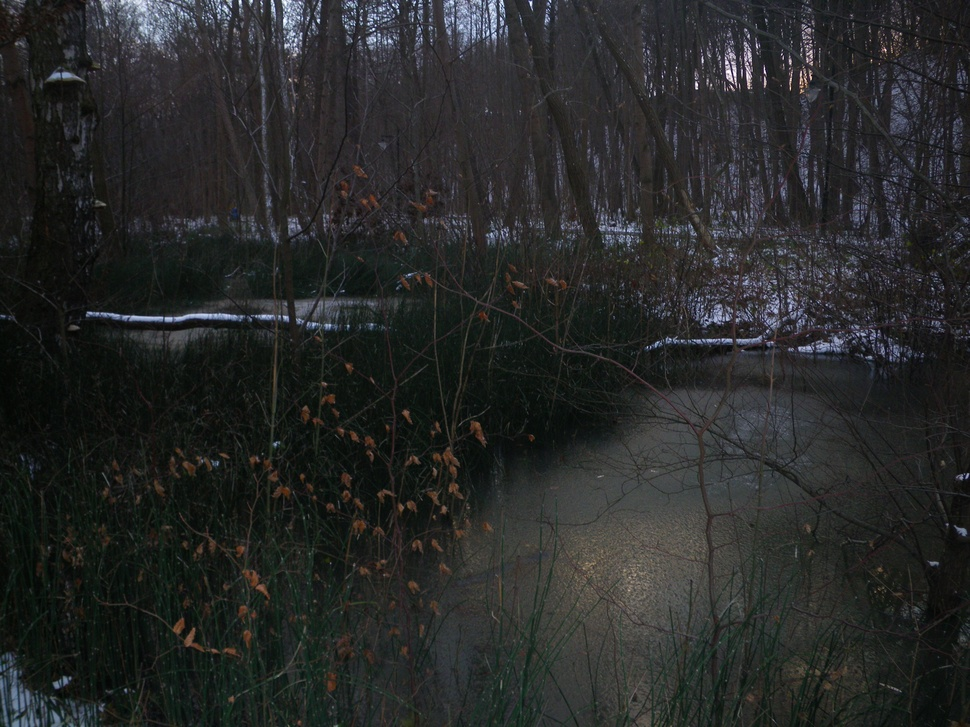
#> input picture images/input.JPG, 970 x 727 px, shrunk from 2592 x 1944 before the run
$ python bio_enhance.py
#> lines starting #> are read from the running program, lines starting #| are printed output that depends on the picture
import cv2 as cv

inputImage = cv.imread("images/input.JPG", -1)
#> inputImage is the input picture: shape (727, 970, 3); mean B, G, R 40.8, 41.3, 39.7
retina = cv.bioinspired_Retina.create((inputImage.shape[1], inputImage.shape[0]))

#retina.write('retinaParams.xml')
retina.setup('retinaParams.xml')

retina.run(inputImage)

#grab retina outputs
retinaOut_parvo = retina.getParvo()
retinaOut_magno = retina.getMagno()

#draw retina outputs
cv.imwrite('parvo.jpg', retinaOut_parvo)
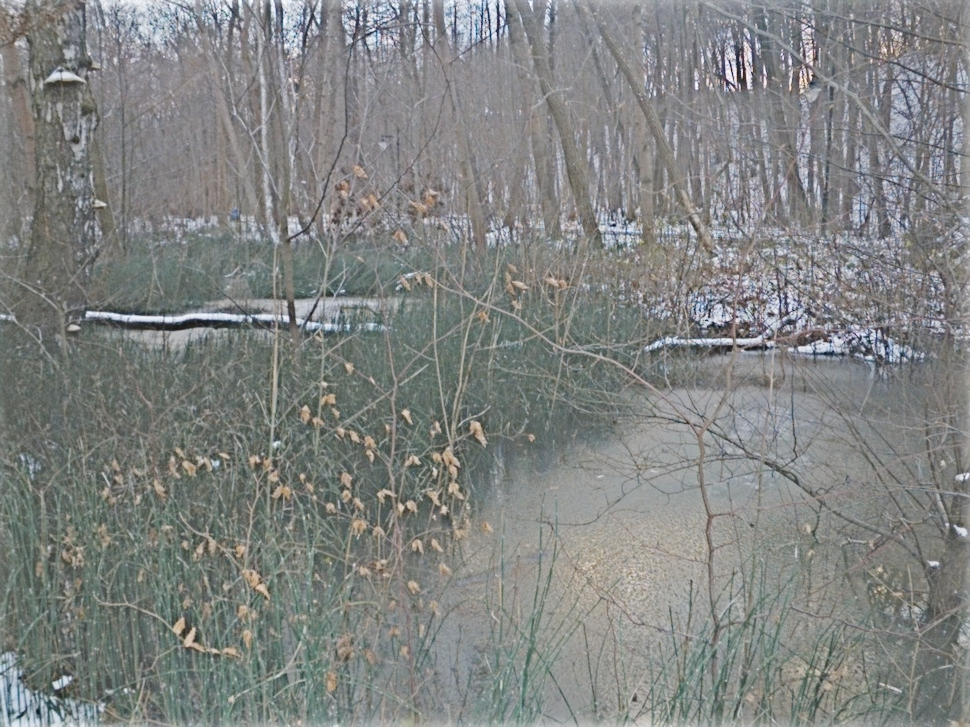
#> saved as parvo.jpg: shape (727, 970, 3); mean B, G, R 129.7, 131.2, 128.6
cv.imwrite('magno.jpg', retinaOut_magno)
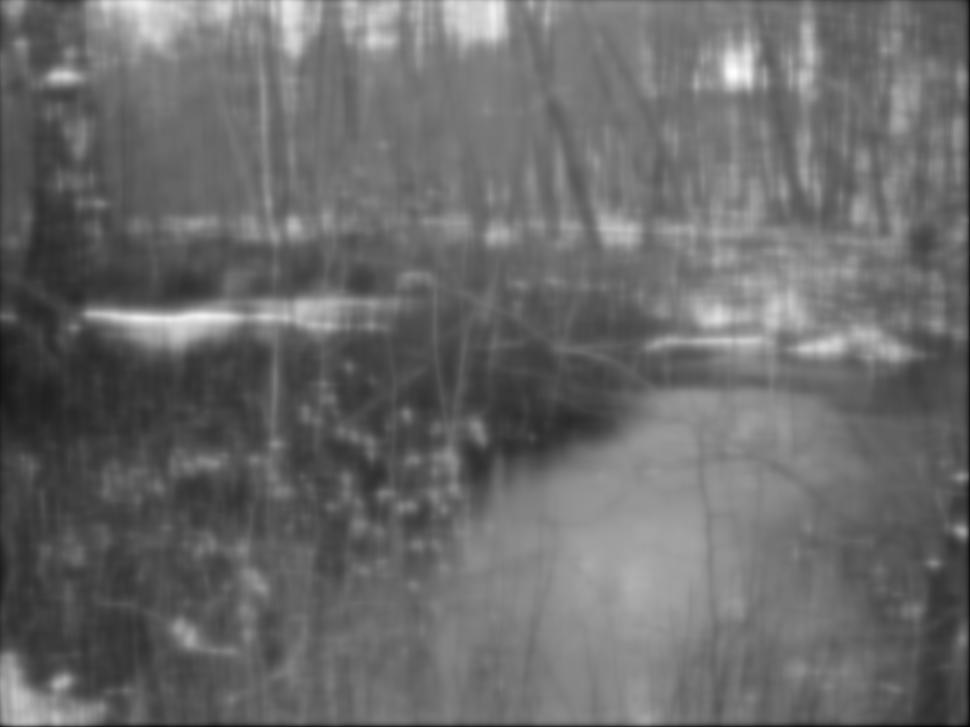
#> saved as magno.jpg: shape (727, 970); min 0, max 255, mean 106.1
